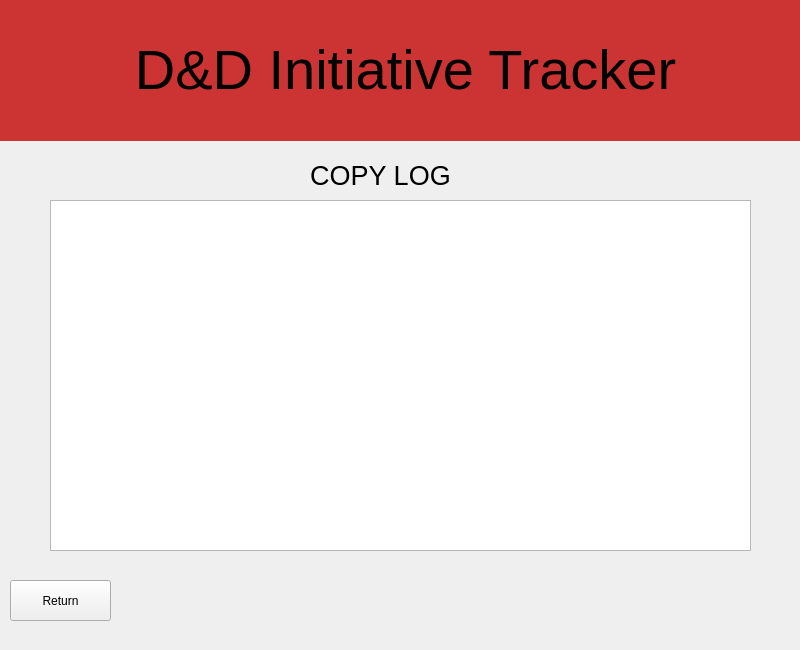
<?xml version="1.0" encoding="UTF-8"?>
<ui version="4.0">
 <class>copy_window</class>
 <widget class="QWidget" name="copy_window">
  <property name="geometry">
   <rect>
    <x>0</x>
    <y>0</y>
    <width>800</width>
    <height>650</height>
   </rect>
  </property>
  <property name="contextMenuPolicy">
   <enum>Qt::ActionsContextMenu</enum>
  </property>
  <property name="windowTitle">
   <string>D&amp;D Init Tracker - Copy Log Menu</string>
  </property>
  <property name="autoFillBackground">
   <bool>true</bool>
  </property>
  <widget class="QLabel" name="copy_menu_title">
   <property name="geometry">
    <rect>
     <x>0</x>
     <y>0</y>
     <width>811</width>
     <height>141</height>
    </rect>
   </property>
   <property name="cursor">
    <cursorShape>ArrowCursor</cursorShape>
   </property>
   <property name="autoFillBackground">
    <bool>false</bool>
   </property>
   <property name="styleSheet">
    <string notr="true">background-color: rgb(204, 51, 51);</string>
   </property>
   <property name="text">
    <string>&lt;html&gt;&lt;head/&gt;&lt;body&gt;&lt;p align=&quot;center&quot;&gt;&lt;span style=&quot; font-size:42pt;&quot;&gt;D&amp;amp;D Initiative Tracker&lt;/span&gt;&lt;/p&gt;&lt;/body&gt;&lt;/html&gt;</string>
   </property>
  </widget>
  <widget class="QPlainTextEdit" name="copy_log_textbox">
   <property name="geometry">
    <rect>
     <x>50</x>
     <y>200</y>
     <width>701</width>
     <height>351</height>
    </rect>
   </property>
  </widget>
  <widget class="QLabel" name="copy_log_label">
   <property name="geometry">
    <rect>
     <x>250</x>
     <y>150</y>
     <width>261</width>
     <height>51</height>
    </rect>
   </property>
   <property name="text">
    <string>&lt;html&gt;&lt;head/&gt;&lt;body&gt;&lt;p align=&quot;center&quot;&gt;&lt;span style=&quot; font-size:20pt;&quot;&gt;COPY LOG&lt;/span&gt;&lt;/p&gt;&lt;/body&gt;&lt;/html&gt;</string>
   </property>
  </widget>
  <widget class="QPushButton" name="copy_return_button">
   <property name="geometry">
    <rect>
     <x>10</x>
     <y>580</y>
     <width>101</width>
     <height>41</height>
    </rect>
   </property>
   <property name="styleSheet">
    <string notr="true">font: 8pt &quot;MS Shell Dlg 2&quot;;</string>
   </property>
   <property name="text">
    <string>Return</string>
   </property>
  </widget>
 </widget>
 <resources/>
 <connections/>
</ui>
